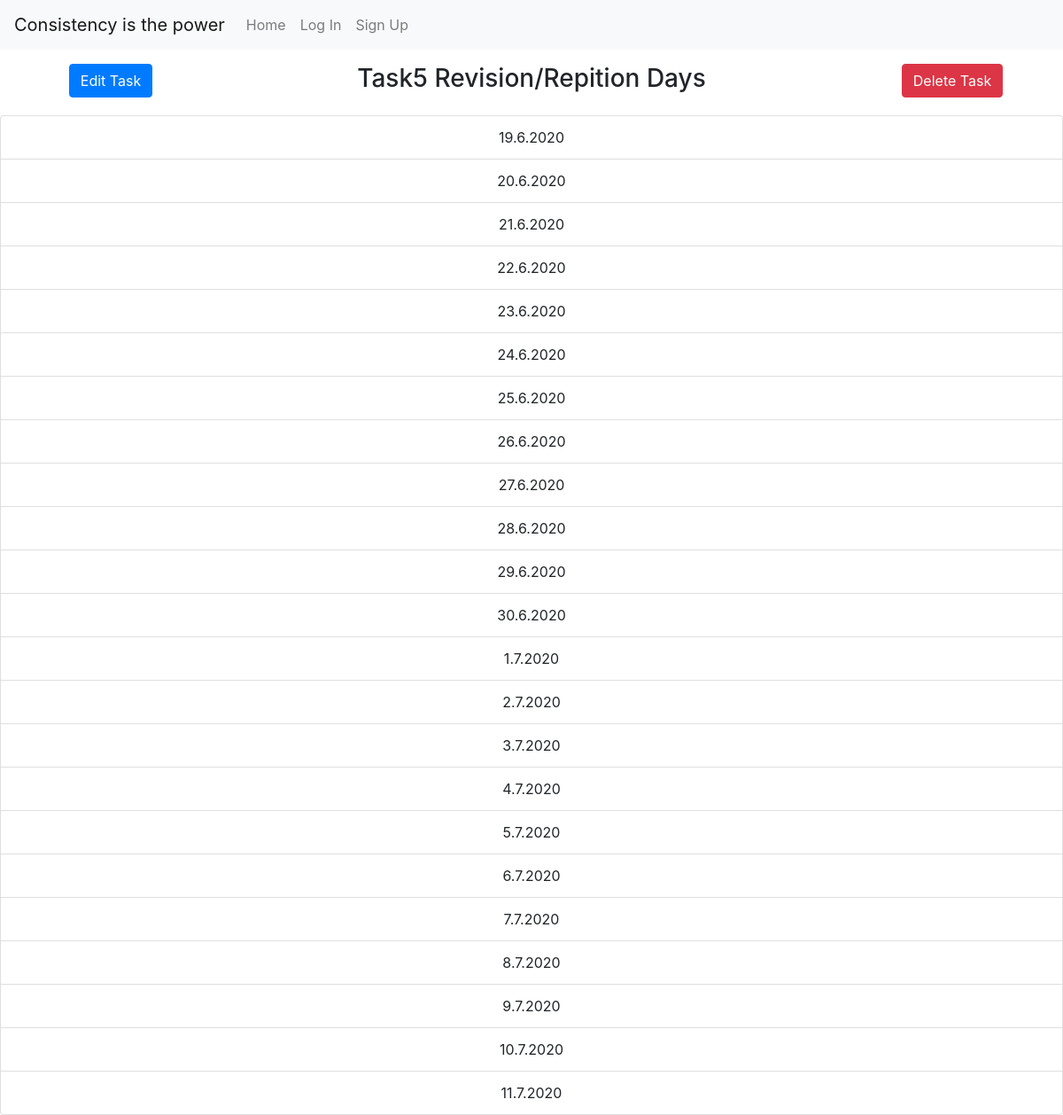
/view/8, run on the app's committed database.
### myproject/models.py (models this page shows, shortened)
class Task(db.Model):
    __tablename__ = 'tasks'
    id = db.Column(db.Integer, primary_key=True)
    taskName = db.Column(db.String)
    userId = db.Column(db.Integer)
    startDay = db.Column(db.Integer)
    startMonth = db.Column(db.Integer)
    startYear = db.Column(db.Integer)
    endDay = db.Column(db.Integer)
    endMonth = db.Column(db.Integer)
    endYear = db.Column(db.Integer)
    repetationList = db.Column(db.String)

class Revesion(db.Model):
    __tablename__ = 'revisions'
    id = db.Column(db.Integer, primary_key=True)
    userId = db.Column(db.Integer)
    taskId = db.Column(db.Integer)
    day = db.Column(db.Integer)
    month = db.Column(db.Integer)
    year = db.Column(db.Integer)

### app.py (the view)
@app.route('/view/<int:id>')
def view(id):
    revisionDates = Revesion.query.filter_by(taskId=id)
    task = Task.query.get(id)
    return render_template('viewtask.html',revisionDates=revisionDates,task=task, data={'name':'Rittwick','surname':'Bhabak','Dept': 'CSE'})

### myproject/templates/viewtask.html (shortened to what this page needs)
{% extends "base.html" %}
{% block body %}
<div class="container text-center my-3">
    <div class="row">
        <div class="col-2 text-center"><a href='/update/{{task.id}}'><button class="btn btn-primary">Edit Task</button></a></div>
        <div class="col-8 text-center"><h3>{{task.taskName}} Revision/Repition Days</h3></div>
        <div class="col-2 text-center"><a href='/del/{{task.id}}'><button class="btn btn-danger">Delete Task</button></a></div>
    </div>
</div>
<ul class="list-group text-center">
    {% for date in revisionDates %}
    <li class="list-group-item">{{date.day}}.{{date.month}}.{{date.year}}</li>
    {% endfor %}
</ul>
{% endblock %}

### myproject/static/base.css (style rules this page uses)
* { margin: 0; padding: 0; }

### data on the page
Task: taskName "Task5"
Revesion: day "19", month "6", year "2020"
Revesion: day "20", month "6", year "2020"
Revesion: day "21", month "6", year "2020"
Revesion: day "22", month "6", year "2020"
Revesion: day "23", month "6", year "2020"
Revesion: day "24", month "6", year "2020"
Revesion: day "25", month "6", year "2020"
Revesion: day "26", month "6", year "2020"
Revesion: day "27", month "6", year "2020"
Revesion: day "28", month "6", year "2020"
Revesion: day "29", month "6", year "2020"
Revesion: day "30", month "6", year "2020"
Revesion: day "1", month "7", year "2020"
Revesion: day "2", month "7", year "2020"
Revesion: day "3", month "7", year "2020"
Revesion: day "4", month "7", year "2020"
Revesion: day "5", month "7", year "2020"
Revesion: day "6", month "7", year "2020"
Revesion: day "7", month "7", year "2020"
Revesion: day "8", month "7", year "2020"
Revesion: day "9", month "7", year "2020"
Revesion: day "10", month "7", year "2020"
Revesion: day "11", month "7", year "2020"
